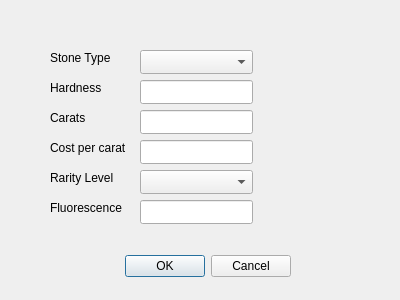
<?xml version="1.0" encoding="UTF-8"?>
<ui version="4.0">
 <class>StoneEdit</class>
 <widget class="QDialog" name="StoneEdit">
  <property name="geometry">
   <rect>
    <x>0</x>
    <y>0</y>
    <width>400</width>
    <height>300</height>
   </rect>
  </property>
  <property name="windowTitle">
   <string>Dialog</string>
  </property>
  <widget class="QDialogButtonBox" name="buttonBox">
   <property name="geometry">
    <rect>
     <x>-50</x>
     <y>250</y>
     <width>341</width>
     <height>32</height>
    </rect>
   </property>
   <property name="orientation">
    <enum>Qt::Orientation::Horizontal</enum>
   </property>
   <property name="standardButtons">
    <set>QDialogButtonBox::StandardButton::Cancel|QDialogButtonBox::StandardButton::Ok</set>
   </property>
  </widget>
  <widget class="QLabel" name="label1">
   <property name="geometry">
    <rect>
     <x>50</x>
     <y>80</y>
     <width>61</width>
     <height>16</height>
    </rect>
   </property>
   <property name="text">
    <string>Hardness</string>
   </property>
  </widget>
  <widget class="QLabel" name="label3">
   <property name="geometry">
    <rect>
     <x>50</x>
     <y>140</y>
     <width>81</width>
     <height>16</height>
    </rect>
   </property>
   <property name="text">
    <string>Cost per carat</string>
   </property>
  </widget>
  <widget class="QLabel" name="label4">
   <property name="geometry">
    <rect>
     <x>50</x>
     <y>170</y>
     <width>71</width>
     <height>16</height>
    </rect>
   </property>
   <property name="text">
    <string>Rarity Level</string>
   </property>
  </widget>
  <widget class="QLabel" name="label5">
   <property name="geometry">
    <rect>
     <x>50</x>
     <y>200</y>
     <width>81</width>
     <height>16</height>
    </rect>
   </property>
   <property name="text">
    <string>Fluorescence</string>
   </property>
  </widget>
  <widget class="QLabel" name="label2">
   <property name="geometry">
    <rect>
     <x>50</x>
     <y>110</y>
     <width>49</width>
     <height>16</height>
    </rect>
   </property>
   <property name="text">
    <string>Carats</string>
   </property>
  </widget>
  <widget class="QLabel" name="label">
   <property name="geometry">
    <rect>
     <x>50</x>
     <y>50</y>
     <width>61</width>
     <height>16</height>
    </rect>
   </property>
   <property name="text">
    <string>Stone Type</string>
   </property>
  </widget>
  <widget class="QLineEdit" name="input1">
   <property name="geometry">
    <rect>
     <x>140</x>
     <y>80</y>
     <width>113</width>
     <height>24</height>
    </rect>
   </property>
  </widget>
  <widget class="QLineEdit" name="input2">
   <property name="geometry">
    <rect>
     <x>140</x>
     <y>110</y>
     <width>113</width>
     <height>24</height>
    </rect>
   </property>
  </widget>
  <widget class="QLineEdit" name="input3">
   <property name="geometry">
    <rect>
     <x>140</x>
     <y>140</y>
     <width>113</width>
     <height>24</height>
    </rect>
   </property>
  </widget>
  <widget class="QLineEdit" name="input5">
   <property name="geometry">
    <rect>
     <x>140</x>
     <y>200</y>
     <width>113</width>
     <height>24</height>
    </rect>
   </property>
  </widget>
  <widget class="QComboBox" name="input">
   <property name="geometry">
    <rect>
     <x>140</x>
     <y>50</y>
     <width>113</width>
     <height>24</height>
    </rect>
   </property>
  </widget>
  <widget class="QComboBox" name="input4">
   <property name="enabled">
    <bool>true</bool>
   </property>
   <property name="geometry">
    <rect>
     <x>140</x>
     <y>170</y>
     <width>113</width>
     <height>24</height>
    </rect>
   </property>
  </widget>
 </widget>
 <resources/>
 <connections>
  <connection>
   <sender>buttonBox</sender>
   <signal>accepted()</signal>
   <receiver>StoneEdit</receiver>
   <slot>accept()</slot>
   <hints>
    <hint type="sourcelabel">
     <x>248</x>
     <y>254</y>
    </hint>
    <hint type="destinationlabel">
     <x>157</x>
     <y>274</y>
    </hint>
   </hints>
  </connection>
  <connection>
   <sender>buttonBox</sender>
   <signal>rejected()</signal>
   <receiver>StoneEdit</receiver>
   <slot>reject()</slot>
   <hints>
    <hint type="sourcelabel">
     <x>316</x>
     <y>260</y>
    </hint>
    <hint type="destinationlabel">
     <x>286</x>
     <y>274</y>
    </hint>
   </hints>
  </connection>
 </connections>
</ui>
